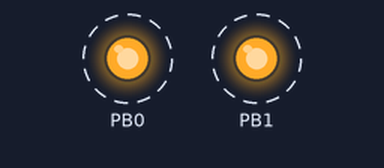
A sketch run on a simulated ATtiny85, built with avr-gcc and run on an emulated ATtiny85. Shown: output pins drawn as LEDs (lit = HIGH). Dashed ring = blinking.

Above: at 0.05 s.
Timing chart, 0 to 3.0 s (numbered marks = the images above):
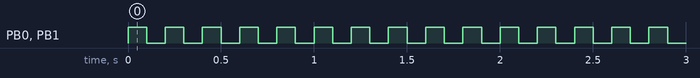

Measured:
- by itself, PB0, PB1: alternates HIGH for 0.10 s and LOW for 0.10 s

The sketch:

DigisparkBlink.ino
```cpp
// Board: Digispark Default 16.5mhz
void setup()
{
	//Set Pins 0 and 1 as outputs.
	//Some Digisparks have a built-in LED on pin 0, while some have it on
	//pin 1. This way, we can all Digisparks.
	pinMode(0, OUTPUT);
	pinMode(1, OUTPUT);
}
void loop()
{
	//Set the LED pins to HIGH. This gives power to the LED and turns it on
	digitalWrite(0, HIGH);
	digitalWrite(1, HIGH);
	//Wait for a second
	delay(100);
	//Set the LED pins to LOW. This turns it off
	digitalWrite(0, LOW);
	digitalWrite(1, LOW);
	//Wait for a second
	delay(100);
}
```
